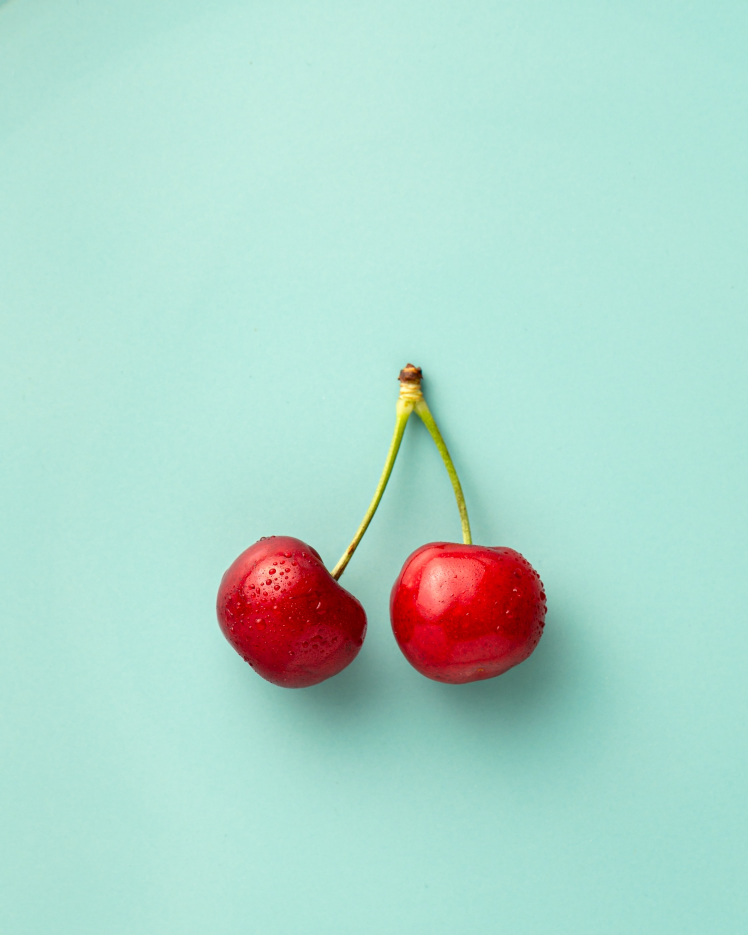
#> input picture Tareas/Dia_2/Data/Tarea.jpg, 2244 x 2805 px (shown at 1/3 size)
$ jupyter execute Proc_imagen.ipynb
#> lines starting #> are read from the running program, lines starting #| are printed output that depends on the picture; after the words box and inside, x2 and y2 are one past the last pixel; in counts of white or black regions, pixels touching at a corner belong together
# Tarea del dia 2. Procesado de Imagen.
En esta tarea utilizaremos la imagen de una cereza para aprender a procesar imagenes.

**Nota**: Yo estoy trabajando desde VSCode y parece que no tiene forma de reperesentar imagenes integramente en el notebook. Por tanto, la única solución que encuentro es crear ventanas con las imágenes a medida que voy trabajando con ellas si es que las quiero ver.

[cell 1]
import cv2

def ShowImg(window, img):
    """Creamos esta funcion para facilitar enseñar una imagen de manera adecuada"""
    cv2.imshow(window, img)
    cv2.waitKey(0)
    cv2.destroyWindow(window)

Antes de nada creamos una linia donde se enuentra el ```path``` de nuestro archivo para poder utilizar los caminos relativos para importar los datos.

**Importante**: El usuario debe comprobar que el ```data_path``` es el adecuado. En caso de que no lo sea debe modificar la celda siguiente para que sea correcto.

[cell 2]
import os

ipynb_path = os.path.dirname(os.path.realpath("__file__"))
data_path = ipynb_path + "/Data/Tarea.jpg"
print(data_path)

Importamos la imagen con la que trabajaremos.

[cell 3]
try:
    img = cv2.imread(data_path)
#> img is the input picture: shape (2805, 2244, 3); mean B, G, R 204.2, 215.5, 175.2
except FileNotFoundError:
    print('Check that de data_paht is correct.')
    print(f'Path: {data_path}')

Empezamos el procesado de imagen. Primero reescalamos la imagen.

[cell 4]
import numpy as np

img_resize = cv2.resize(img, [0,0], fx=0.4, fy=0.4)
ShowImg('resized', img_resize)

img_crop = img_resize[400:875, 200:700]
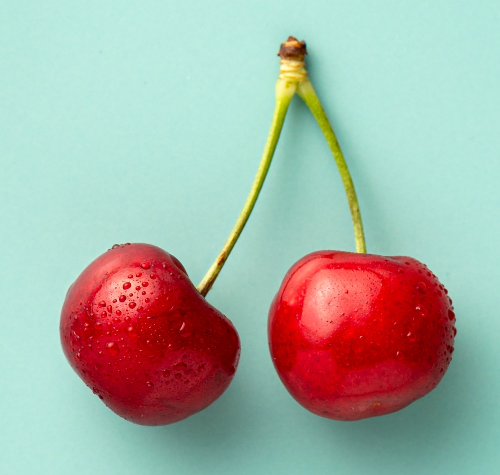
#> img_crop: shape (475, 500, 3); mean B, G, R 164.7, 175, 167.2
ShowImg('Reescalada', img_crop)

[cell 5]
img_blur = cv2.blur(img_crop, [5, 5])
ShowImg('Blur', img_blur)

img_hsv = cv2.cvtColor(img_blur, cv2.COLOR_BGR2HLS)
#> img_hsv: shape (475, 500, 3); mean of channels 0, 1, 2 88.9, 170.1, 131.1
ShowImg('hsv', img_hsv)

# Con esta mascara cogemos al verde del i a gran parte del rojo de la cereza
lower_red = np.array([0,0,5])
upper_red = np.array([50,255,255])

mask = cv2.inRange(img_hsv, lower_red, upper_red)
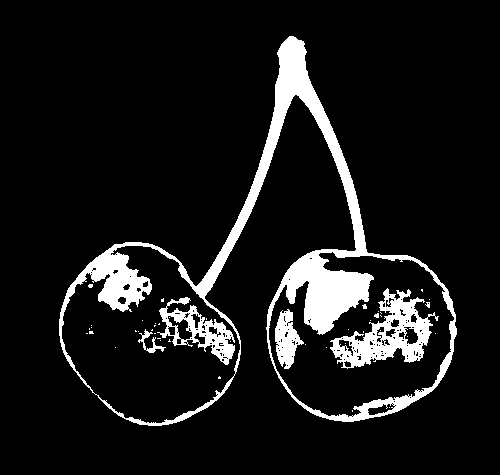
#> mask: shape (475, 500); 9.7% white; 47 white regions (42 under 20 px)
img_masked = cv2.bitwise_and(img_blur, img_blur, mask=mask)
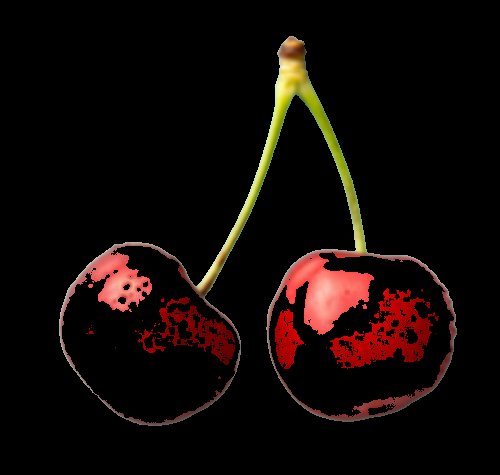
#> img_masked: shape (475, 500, 3); mean B, G, R 6.3, 9, 17.5
ShowImg('masked', img_masked)

# Vemos que la mascara ha detectado adecuadamente el contorno externo de la cereza
ShowImg('mask', mask)

Utilizaremos directamente la imagen `mask` como la imagen binaria sobre la que detectar contornos.

[cell 6]
cnts = cv2.findContours(mask, cv2.RETR_EXTERNAL, cv2.CHAIN_APPROX_SIMPLE)
#> cnts = 1 contour; box (x1, y1, x2, y2) and area: (59, 36, 457, 426) 55309
cnts = cnts[0] if len(cnts) == 2 else cnts[1]

cnt = cnts[0]
#> cnt = contour of 1058 points, box (x1, y1, x2, y2) (59, 36, 457, 426), area 55309

img_cont = cv2.drawContours(img_crop, [cnt], 0, (0, 0, 0), 3)
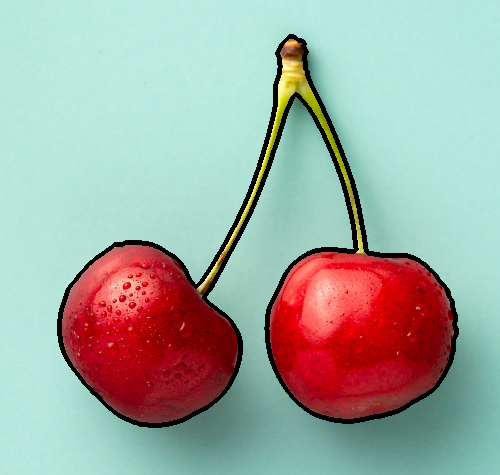
#> img_cont: shape (475, 500, 3); mean B, G, R 160, 169.1, 161.6

ShowImg('final contours', img_cont)
